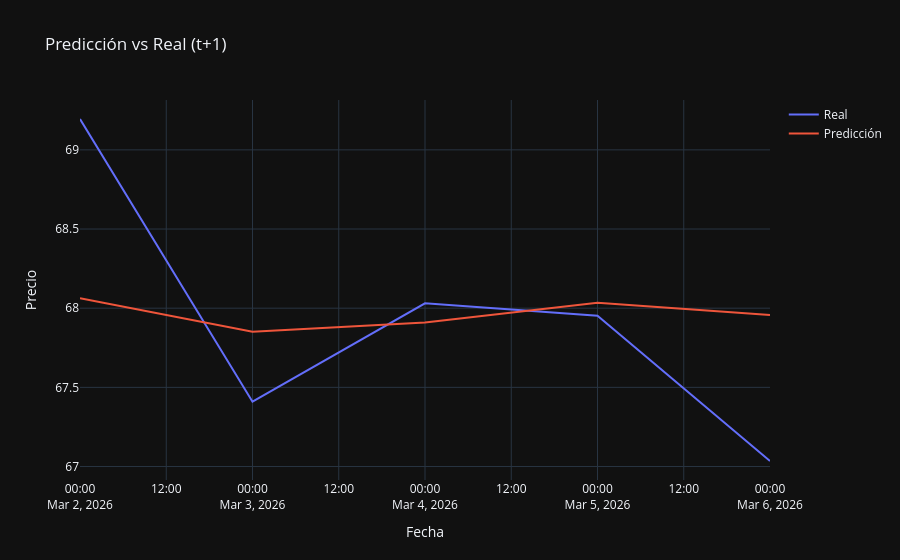

Source (notebook cell):
### Code cell
fig = go.Figure()

fig.add_trace(go.Scatter(
    x=index_test,
    y=y_test_1,
    mode='lines',
    name='Real'
))

fig.add_trace(go.Scatter(
    x=index_test,
    y=y_pred_1,
    mode='lines',
    name='Predicción'
))

fig.update_layout(
    title='Predicción vs Real (t+1)',
    xaxis_title='Fecha',
    yaxis_title='Precio',
    template='plotly_dark'
)

fig.show()

### Figure 1 — Plotly figure (JSON) as saved in the notebook; plotly's stock layout.template omitted (floating-point values rounded to 4 significant figures)
{"data": [{"mode": "lines", "name": "Real", "type": "scatter", "x": ["2026-03-02", "2026-03-03", "2026-03-04", "2026-03-05", "2026-03-06"], "y": [69.19, 67.41, 68.03, 67.95, 67.03]}, {"mode": "lines", "name": "Predicción", "type": "scatter", "x": ["2026-03-02", "2026-03-03", "2026-03-04", "2026-03-05", "2026-03-06"], "y": [68.06, 67.85, 67.91, 68.03, 67.96]}], "layout": {"title": {"text": "Predicción vs Real (t+1)"}, "xaxis": {"title": {"text": "Fecha"}}, "yaxis": {"title": {"text": "Precio"}}}}
